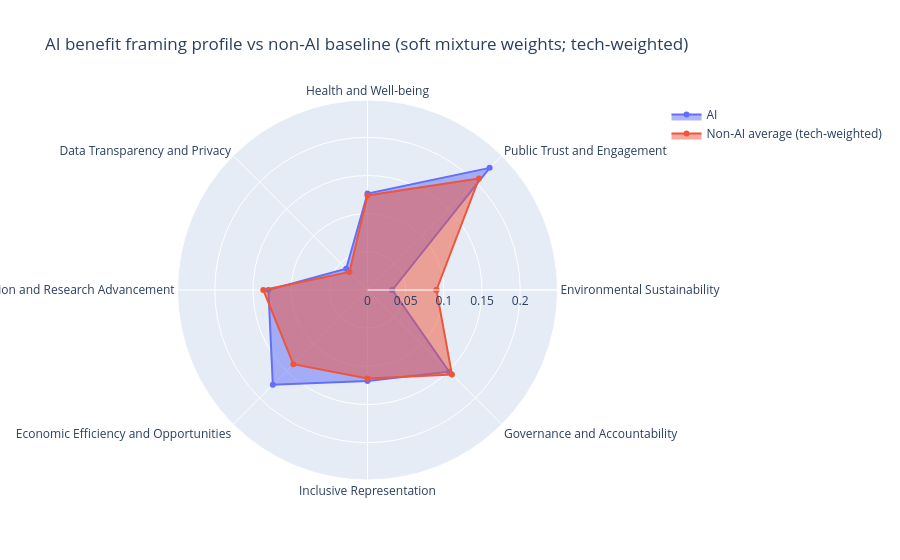

Notebook source saved alongside this figure:
### Markdown cell above
## Benefit mirror: AI vs non-AI benefit lens profiles

This section mirrors the concern-side analysis on the benefit phrases.
The same lens-level, cluster-level, and tech-specific contrasts are
produced, so that the AI-distinctiveness claim can be tested
symmetrically on the benefit side under both baselines.

### Code cell
# @title Compare AI and non-AI dialogues by framing lens (benefits, soft mixture weights)

show_status("Computing AI vs non-AI benefit framing profile (technology-weighted baseline, soft mixture weights)...")

TECH_COL = 'technology_meta'
technologies = sorted(benefits_df[TECH_COL].dropna().unique().tolist())
non_ai_techs = [t for t in technologies if t != 'AI']

# Soft lens salience over benefit phrases
_valid = (benefits_df['cluster_id'] >= 0) & (benefits_df['cluster_id'] < benefit_mixture_weights.shape[0])
_cids = benefits_df.loc[_valid, 'cluster_id'].to_numpy(dtype=int)
_tech_arr = benefits_df.loc[_valid, TECH_COL].to_numpy()
_phrase_weights = benefit_mixture_weights[_cids]

benefit_lens_salience_by_tech = {}
for tech in technologies:
    tech_mask = _tech_arr == tech
    if tech_mask.sum() == 0:
        continue
    tech_mean = _phrase_weights[tech_mask].mean(axis=0)
    benefit_lens_salience_by_tech[tech] = dict(zip(benefit_mixture_lens_names, tech_mean.tolist()))

benefit_lens_salience_df = pd.DataFrame(benefit_lens_salience_by_tech).T.fillna(0)
benefit_lens_salience_df = benefit_lens_salience_df[benefit_mixture_lens_names]

benefit_non_ai_avg = benefit_lens_salience_df.loc[non_ai_techs].mean(axis=0) if len(non_ai_techs) else pd.Series(dtype=float)

if 'AI' in benefit_lens_salience_df.index and len(benefit_non_ai_avg) > 0:
    categories = list(benefit_non_ai_avg.index)
    ai_vals = benefit_lens_salience_df.loc['AI', categories].tolist()
    base_vals = benefit_non_ai_avg[categories].tolist()

    categories_loop = categories + [categories[0]]
    ai_loop = ai_vals + [ai_vals[0]]
    base_loop = base_vals + [base_vals[0]]

    fig = go.Figure()
    fig.add_trace(go.Scatterpolar(r=ai_loop, theta=categories_loop, fill='toself', name='AI'))
    fig.add_trace(go.Scatterpolar(r=base_loop, theta=categories_loop, fill='toself', name='Non‑AI average (tech‑weighted)'))
    fig.update_layout(
        polar=dict(radialaxis=dict(visible=True, range=[0, max(ai_loop+base_loop)*1.1])),
        title="AI benefit framing profile vs non‑AI baseline (soft mixture weights; tech‑weighted)"
    )
    fig.write_html(OUTPUT_FOLDER / "benefit_ai_vs_nonai_framing_radar.html")
try:
    fig.write_image(OUTPUT_FOLDER / "benefit_ai_vs_nonai_framing_radar.png", width=900, height=700, scale=2)
except Exception as _e:
    print(f"Note: PNG export failed ({_e}); HTML version still saved.")
    print("If you need PNG, install kaleido: !pip install -q kaleido")
    fig.show()

benefit_lens_salience_df.to_csv(OUTPUT_FOLDER / "benefit_lens_salience_by_technology_meta.csv")
benefit_non_ai_avg.to_frame('non_ai_avg_tech_weighted').to_csv(OUTPUT_FOLDER / "benefit_non_ai_avg_framing_profile.csv")
show_complete("AI vs non-AI benefit framing profile computed (soft weights)")

### Figure 1 — Plotly figure (JSON) as saved in the notebook; plotly's stock layout.template omitted (floating-point values rounded to 4 significant figures)
{"data": [{"fill": "toself", "name": "AI", "r": [0.03249, 0.2262, 0.1263, 0.03948, 0.1298, 0.1753, 0.1192, 0.1512, 0.03249], "theta": ["Environmental Sustainability", "Public Trust and Engagement", "Health and Well-being", "Data Transparency and Privacy", "Innovation and Research Advancement", "Economic Efficiency and Opportunities", "Inclusive Representation", "Governance and Accountability", "Environmental Sustainability"], "type": "scatterpolar"}, {"fill": "toself", "name": "Non‑AI average (tech‑weighted)", "r": [0.09032, 0.2065, 0.1239, 0.03333, 0.1365, 0.1374, 0.1158, 0.1564, 0.09032], "theta": ["Environmental Sustainability", "Public Trust and Engagement", "Health and Well-being", "Data Transparency and Privacy", "Innovation and Research Advancement", "Economic Efficiency and Opportunities", "Inclusive Representation", "Governance and Accountability", "Environmental Sustainability"], "type": "scatterpolar"}], "layout": {"polar": {"radialaxis": {"range": [0, 0.2488], "visible": true}}, "title": {"text": "AI benefit framing profile vs non‑AI baseline (soft mixture weights; tech‑weighted)"}}}
